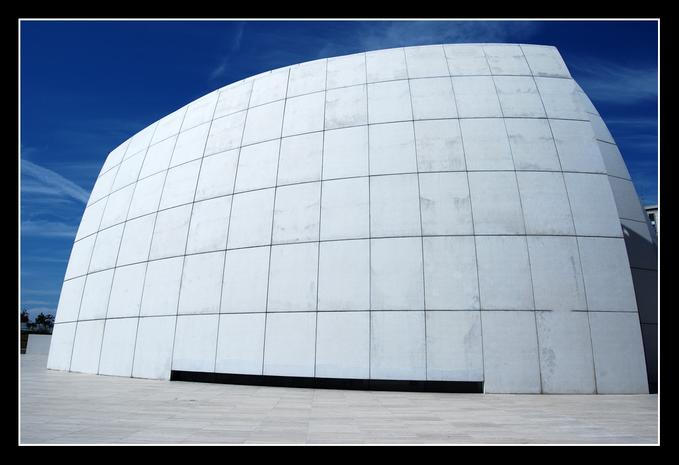
//> input picture assignment3/Building1.bmp, 679 x 465 px
$ ./assign3   (built with g++ and OpenCV 4)
//> lines starting //> are read from the running program, lines starting //| are printed output that depends on the picture
### assignment3/sobel.cpp
#include <opencv/cv.h>
#include <opencv2/core/core.hpp>
#include <opencv2/highgui/highgui.hpp>
#include "opencv2/imgproc/imgproc.hpp"
#include <algorithm>
#include <iostream>
#include <map>
#include <math.h>
#include <stack>
#include <cmath>
using namespace cv;
using namespace std;

Mat currentImage;
int sobelX[3][3]={{-1,0,1},{-2,0,2},{-1,0,1}};
int sobelY[3][3]={{1,2,1},{0,0,0},{-1,-2,-1}};
double UsharpMask[3][3]={{0.0625,0.125,0.0625},{0.125,0.25,0.125},{0.0625,0.125,0.0625}};
struct pixel{
   int x,y;
   pixel(){}
   // [4 lines left out: function pixel, not called in this run]

};


int MaskPatch(const Mat& image,int x, int y, int mask[3][3]){
   int returnVal;
   returnVal=(mask[0][0]*image.at<Vec3b>(x-1,y-1)[0])+(mask[0][1]*image.at<Vec3b>(x,y-1)[0])+(mask[0][2]*image.at<Vec3b>(x+1,y-1)[0])+(mask[1][0]*image.at<Vec3b>(x-1,y)[0])+(mask[1][1]*image.at<Vec3b>(x,y)[0])+(mask[1][2]*image.at<Vec3b>(x+1,y)[0])+(mask[2][0]*image.at<Vec3b>(x-1,y+1)[0])+(mask[2][1]*image.at<Vec3b>(x,y+1)[0])+(mask[2][2]*image.at<Vec3b>(x+1,y+1)[0]);
   return returnVal;
}


Mat Sobel(Mat image){
   Mat returnImage=image.clone();
   for(int i=1;i<image.rows-2;++i){
	for(int j=1;j<image.cols-2;++j){
            int pixX=MaskPatch(image,i,j,sobelX);
            int pixY=MaskPatch(image,i,j,sobelY);
	    	returnImage.at<Vec3b>(i,j)[0]=sqrt((pixX*pixX)+(pixY*pixY));
		returnImage.at<Vec3b>(i,j)[1]=sqrt((pixX*pixX)+(pixY*pixY));
		returnImage.at<Vec3b>(i,j)[2]=sqrt((pixX*pixX)+(pixY*pixY));


	}
   }

   return returnImage;
}

### assignment3/assign3.cpp
#include <opencv/cv.h>
#include <opencv2/core/core.hpp>
#include <opencv2/highgui/highgui.hpp>
#include "opencv2/imgproc/imgproc.hpp"
#include <algorithm>
#include <iostream>
#include <map>
#include <math.h>
#include <stack>
#include <cmath>
#include "sobel.cpp"

#define pi 3.1415926535897932384626433832795028841971693993751058209749445923078164062862089986280348253421170679
#define smallerpi 3.1415926
using namespace cv;
using namespace std;


vector<int> calculateHist(const Mat& image){
  vector<int> histogram (256,0);
  for(int i=0; i<image.rows; i++){
  	for(int j=0; j<image.cols; j++){
		Vec3b currentPixel=image.at<Vec3b>(i,j);
		int newVal=(int)currentPixel[2];//use int
		histogram[newVal]+=1;
	}
  }

  return histogram;
}

double alpha2(int a){

	if(a==0){
		return 1.0/sqrt(2.0);

	}
	return 1.0;

}
double alpha(int i, int n){
	if(i!=0){
		return (sqrt(2.0)/(double)n);


	}
	return (sqrt(1.0)/(double)n);


}

float intensityValue(int red, int green, int blue){
	return (red+green+blue)/3;
}

float saturationValue(int red, int green, int blue){
	int minVal=min(red,blue);
	minVal=min(minVal,green);
	float s=1-3*(minVal/(red+green+blue+0.00001));
	if(s<0.00001){
		s=0;
	}
	else if(s>0.99999){
		s=1;
	}

	return s;

}

int hueValue(int red, int green, int blue){
	float numer= 0.5 *((red-green)+(red-blue));
	float denomer= sqrt(((red-green)*(red-green))+((red-blue)*(green-blue)));
	float hue=acos(numer/denomer);
	if(blue>green){
		hue=((360*3.14159)/180)-hue;

	}

	return hue;

}

Mat rbgToHsi(const Mat& image){
    Mat returnImage=image.clone();
    for(int i =0;i<image.rows;++i){
        for(int j=0;j<image.cols;++j){
		Vec3b currentPixel=image.at<Vec3b>(i,j);
		int b,g,r;
		b=currentPixel[0];
		g=currentPixel[1];
		r=currentPixel[2];
		int sat,hue,inten;
	      	sat=saturationValue(r,g,b)*100;
		inten=intensityValue(r,g,b);
		if(sat!=0){
			hue=hueValue(r,g,b)*180/3.14159;
		}
		returnImage.at<Vec3b>(i,j)[0]=hue;
		returnImage.at<Vec3b>(i,j)[1]=sat;
		returnImage.at<Vec3b>(i,j)[2]=inten;
	}
    }

    return returnImage;
}

Mat intensityImage(const Mat& image){
	Mat returnImage=image.clone();
	for(int i =0;i<image.rows;++i){
        	for(int j=0;j<image.cols;++j){
			int inten;
			inten=image.at<Vec3b>(i,j)[2];
			returnImage.at<Vec3b>(i,j)[0]=inten;
			returnImage.at<Vec3b>(i,j)[1]=inten;
			returnImage.at<Vec3b>(i,j)[2]=inten;

		}
	}


	return returnImage;
}

Mat hueImage(const Mat& image){
	Mat returnImage=image.clone();
	for(int i =0;i<image.rows;++i){
        	for(int j=0;j<image.cols;++j){
			int inten;
			inten=image.at<Vec3b>(i,j)[0];
			returnImage.at<Vec3b>(i,j)[0]=inten;
			returnImage.at<Vec3b>(i,j)[1]=inten;
			returnImage.at<Vec3b>(i,j)[2]=inten;

		}
	}


	return returnImage;
}


float calcFV(vector<int> currentHist,int thres,float mean){
	float returnVal;
	for (int i=0;i<256;++i){
		if(i>=thres){
			returnVal+=(((i-mean)*(i-mean))+currentHist[i]);
		}
	}
	return returnVal;
}

float calcBV(vector<int> currentHist,int thres,float mean){
	float returnVal;
	for (int i=0;i<256;++i){
		if(i<thres){
			returnVal+=(((i-mean)*(i-mean))+currentHist[i]);
		}
	}
	return returnVal;
}

vector<float> dctVect(int pt, vector<int> img){
//> called with pt = 8
	vector<double> intensity;
	intensity.resize(pt);

	vector<float> returnVal;
	returnVal.resize(pt*pt);

	vector<vector<double>> cosine;
	vector<double> row;
	row.resize(pt);

	for(int i=0; i<pt; ++i){
		cosine.push_back(row);
		intensity[i]=img[i];

	}

	double I2N= 1.0/(double)pt*2.0;

	for(int i=0;i<pt;++i){
		for(int j=0;j<pt;++j){
			cosine[i][j]=cos(smallerpi*i*(2.0*j+1)*I2N);
		}
	}


	for(int i=0;i<pt;++i){
		for(int j=0;j<pt;++j){
			for(int k=0;k<pt;++k){
				returnVal[j*pt+k]=0;
				for(int l=0;l<pt;++l){
					for(int m=0;m<pt;++m){
						float currentOut=cosine[j][l]*cosine[k][m];
						returnVal[j*pt+k]+=(currentOut*intensity[m]);

					}

				}

				returnVal[j*pt+k]*=alpha(j,pt)*alpha(k,pt);
			}

		}

	}

	return returnVal;

}


Mat DCTImage_DC(Mat intensityImage){
	int height=intensityImage.rows;
	int width=intensityImage.cols;
	height-=(intensityImage.rows%8);
	width-=(intensityImage.cols%8);


	Mat retVal = intensityImage.clone();

	for(int x = 0; x < height; x+= 8){
		for(int y = 0; y < width; y+= 8){
			//for each block
			for(int i = x; i < x+8; i++){
				for(int j = y; j < y+8; j++){
					//for every pixel
					if(i != x || j != y){
						retVal.at<Vec3b>(i,j)[0] = 0;
						retVal.at<Vec3b>(i,j)[1] = 0;
						retVal.at<Vec3b>(i,j)[2] = 0;
					}
				}
			}
		}
	}

	return retVal;
}//only keep one pixel

Mat DCTImage_9(Mat intensityImage){
	int height=intensityImage.rows;
	int width=intensityImage.cols;
	height-=(intensityImage.rows%8);
	width-=(intensityImage.cols%8);


	Mat retVal = intensityImage.clone();

	for(int x = 0; x < height; x+= 8){
		for(int y = 0; y < width; y+= 8){
			//for block 8 pixels
			for(int i = x; i < x+8; i++){
				for(int j = y; j < y+8; j++){
					//for every pixel
					for(int p = x; p < x+8; p++){
						for(int q = y; q < y+8; q++){
							//for every pixel
							if(!(i == x && j == y)&&!(i == x+2 && j == y+1)&&!(i == x+2 && j == y)&&!(i == x+1 && j == y+2)&&!(i == x+1 && j == y+1)&&!(i == x+1 && j == y)&&!(i == x && j == y+3)&&!(i == x && j == y+2)&&!(i == x && j == y +1)){
								retVal.at<Vec3b>(i,j)[0] = 0;
								retVal.at<Vec3b>(i,j)[1] = 0;
								retVal.at<Vec3b>(i,j)[2] = 0;

							}
						}
					}
				}
			}
		}
	}

	return retVal;
}//keep 9 pixels


Mat DCTImage(const Mat& intensityImage, bool DC, bool l9){
        Mat retVal=intensityImage.clone();
	retVal.setTo(Scalar(0,0,0));

	int height=intensityImage.rows;
	int width=intensityImage.cols;
	height-=(intensityImage.rows%8);
	width-=(intensityImage.cols%8);

	for(int bigblockx = 0; bigblockx < height; bigblockx+= 8){
		for(int bigblocky = 0; bigblocky < width; bigblocky+= 8){
			//8 pixel block
			for(int smalli = bigblockx; smalli < bigblockx+8; ++smalli){
				for(int smallj = bigblocky; smallj < bigblocky+8; ++smallj){
					float currentVal = 0.0;

					for(int pixelp = bigblockx; pixelp < bigblockx+8; ++pixelp){
						for(int pixelq = bigblocky; pixelq < bigblocky+8; ++pixelq){
							float p2=2*pixelp+1;
							float q2=2*pixelq+1;
							float pii=smalli*pi;
							float pij=smallj*pi;
							currentVal+=(intensityImage.at<Vec3b>(pixelp,pixelq)[2])*cos(p2*pii/16)*(cos(q2*pij/16));
						}
					}
					currentVal *= (0.25) * (alpha2(smalli) * alpha2(smallj));
					retVal.at<Vec3b>(smalli, smallj)[0] = ceil(currentVal);
					retVal.at<Vec3b>(smalli, smallj)[1] = ceil(currentVal);
					retVal.at<Vec3b>(smalli, smallj)[2] = ceil(currentVal);
				}
			}
		}
	}


	if(DC){
	     retVal=DCTImage_DC(retVal);

	}
	else if(l9){
	     retVal=DCTImage_9(retVal);

	}

    return retVal;
}


Mat IDCTImage(const Mat& intensityImage){
	Mat retVal=intensityImage.clone();
	retVal.setTo(Scalar(0,0,0));

	int height=intensityImage.rows;
	int width=intensityImage.cols;
	height-=(intensityImage.rows%8);
	width-=(intensityImage.cols%8);


	for(int blockx = 0; blockx < height; blockx+= 8){
		for(int blocky = 0; blocky < width; blocky+= 8){
			//for each block
			for(int i = blockx; i < blockx+8; i++){
				for(int j = blocky; j < blocky+8; j++){
					float currentVal = 0.0;

					for(int p = blockx; p < blockx+8; p++){
						for(int q = blocky; q < blocky+8; q++){
							float i2=2*i+1;
							float j2=2*j+1;
							float pip=p*pi;
							float piq=q*pi;

							currentVal += (intensityImage.at<Vec3b>(p,q)[2])*(cos(((i2)) * pip / 16))*(cos(j2 * piq / 16))*(alpha2(i)*alpha2(j));
						}
					}
					currentVal *= (0.25);
					retVal.at<Vec3b>(i, j)[0] = ceil(currentVal);
					retVal.at<Vec3b>(i, j)[1] = ceil(currentVal);
					retVal.at<Vec3b>(i, j)[2] = ceil(currentVal);
				}
			}
		}
	}
	return retVal;

}

int main( int argc, char** argv ){

    Mat basel,intensity,HSI,build,plate;
    vector<int> row18={10,11,12,11,12,13,12,11};
    vector<int> row28={10,-10,8,-7,8,-8,7,-7};
    vector<int> row116={10,11,12,11,12,13,12,11,10,-10,8,-7,8,-8,7,-7};
    vector<float> row1=dctVect(8,row18);
    vector<float> row2=dctVect(8,row28);
    vector<float> row3=dctVect(16,row116);
    cout<<"/////////////////////////////////two rows//////////////////////////////////////////////\n";
    for(int i=0;i<8;++i){
	printf("%.5f, ",row1[i]);

    }
    for(int i=0;i<8;++i){
    	printf("%.5f, ",row2[i]);

    }
		cout<<"\n"<<"\n";
 cout<<"/////////////////////////////////one row//////////////////////////////////////////////\n";
    for(int i=0;i<16;++i){
	printf("%.5f, ",row3[i]);
    }

    //char exit;
    build = imread("Building1.bmp", IMREAD_COLOR);
//> build is the input picture: 465 rows x 679 cols, CV_8UC3; mean B, G, R 165.6, 147.6, 133.2
    plate = imread("Disk.bmp",IMREAD_COLOR);
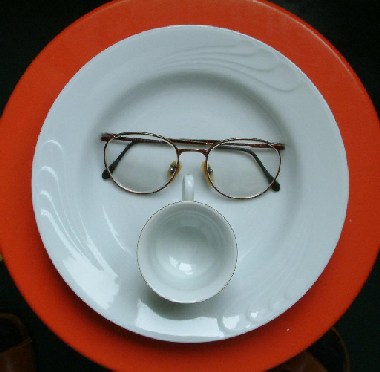
//> input picture assignment3/Disk.bmp, 380 x 372 px
//> plate is the input picture: 372 rows x 380 cols, CV_8UC3; mean B, G, R 104.4, 110.3, 133.9
    basel = imread("basel3.bmp",IMREAD_COLOR);
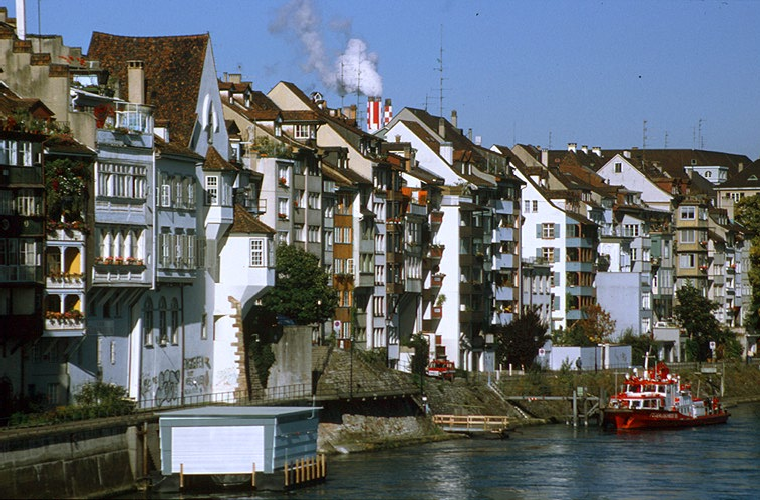
//> input picture assignment3/basel3.bmp, 760 x 500 px
//> basel is the input picture: 500 rows x 760 cols, CV_8UC3; mean B, G, R 107.2, 102.8, 96.5
    plate=hueImage(rbgToHsi(plate));

    HSI=rbgToHsi(basel);
    intensity=intensityImage(HSI);
    Mat dctBaselL9=DCTImage(intensity,false,true);
//> in DCTImage, `retVal.setTo(Scalar(0,0,0));`: retVal: 500 rows x 760 cols, CV_8UC3; every value is 0
    Mat dctBaselDC=DCTImage(intensity,true,false);
    Mat dctBasel=DCTImage(intensity,false,false);

    imshow("ROI BUILD",Sobel(build));
//> after the loop in Sobel, `for(int i=1;i<image.rows-2;++i)`:
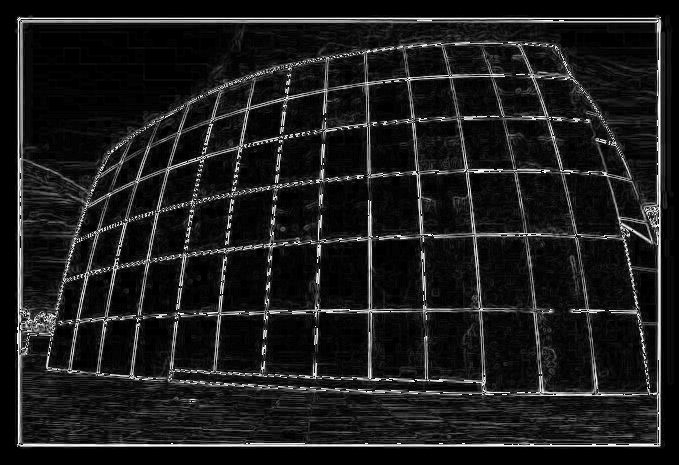
//> returnImage: 465 rows x 679 cols, CV_8UC3; min 0, max 255, mean 27.7
    imshow("ROI PLATE",Sobel(plate));
//> after the loop in Sobel (call 2), `for(int i=1;i<image.rows-2;++i)`:
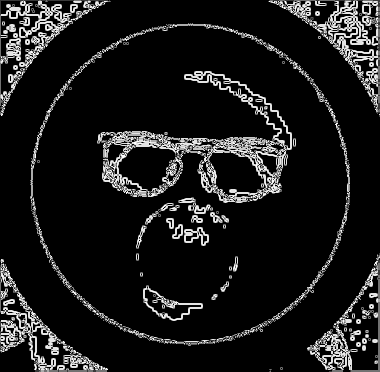
//> returnImage: 372 rows x 380 cols, CV_8UC3; min 0, max 255, mean 26.5
    imshow("HSI",HSI);
    imshow("intensity",intensity);
    imshow("DCT L9",dctBaselL9);
    imshow("DCT DC",dctBaselDC);
    imshow("DCT",dctBasel);
    imshow("IDCT",IDCTImage(dctBasel));
//> after the loop in IDCTImage, `for(int blockx = 0; blockx < height; blockx+= 8)`:
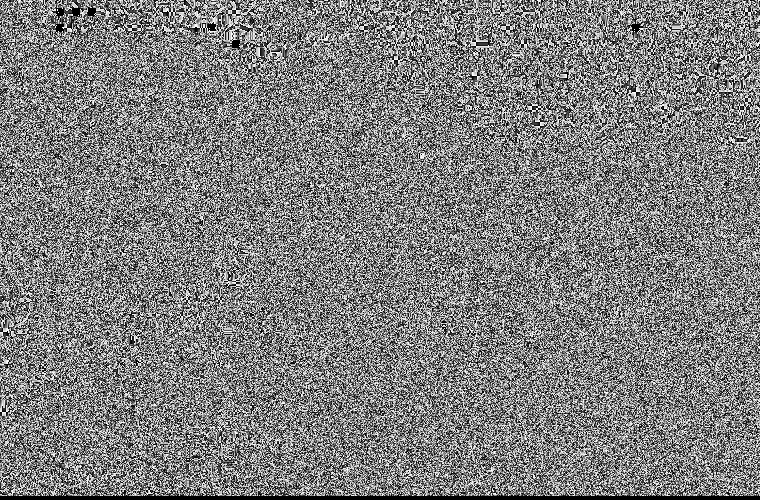
//> retVal: 500 rows x 760 cols, CV_8UC3; min 0, max 255, mean 126.3
    imshow("IDCT L9",IDCTImage(dctBaselL9));
//> after the loop in IDCTImage (call 2), `for(int blockx = 0; blockx < height; blockx+= 8)`:
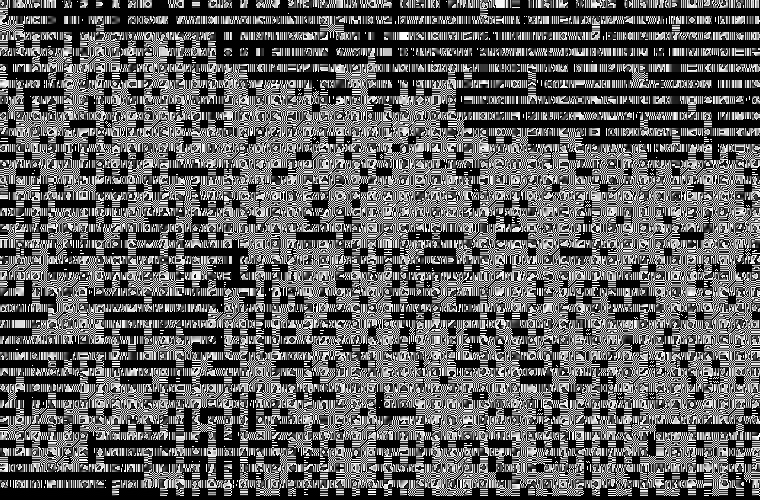
//> retVal: 500 rows x 760 cols, CV_8UC3; min 0, max 255, mean 94.8
    imshow("IDCT DC",IDCTImage(dctBaselDC));
//> after the loop in IDCTImage (call 3), `for(int blockx = 0; blockx < height; blockx+= 8)`:
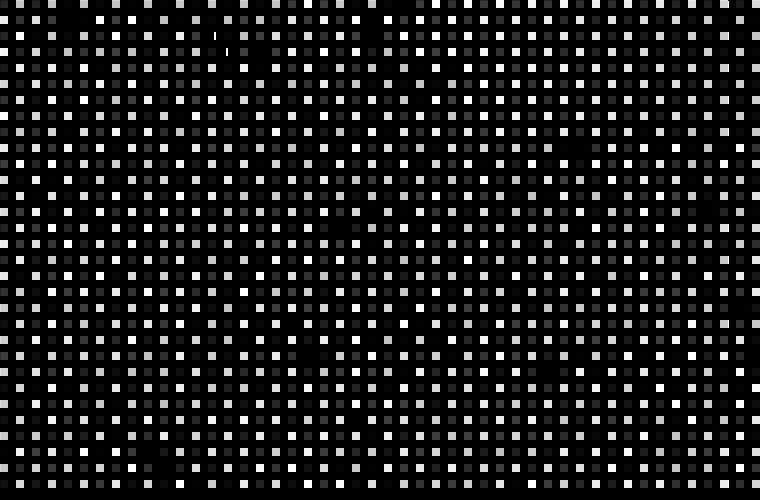
//> retVal: 500 rows x 760 cols, CV_8UC3; min 0, max 255, mean 31.9
    waitKey(0);
    return 0;
}
